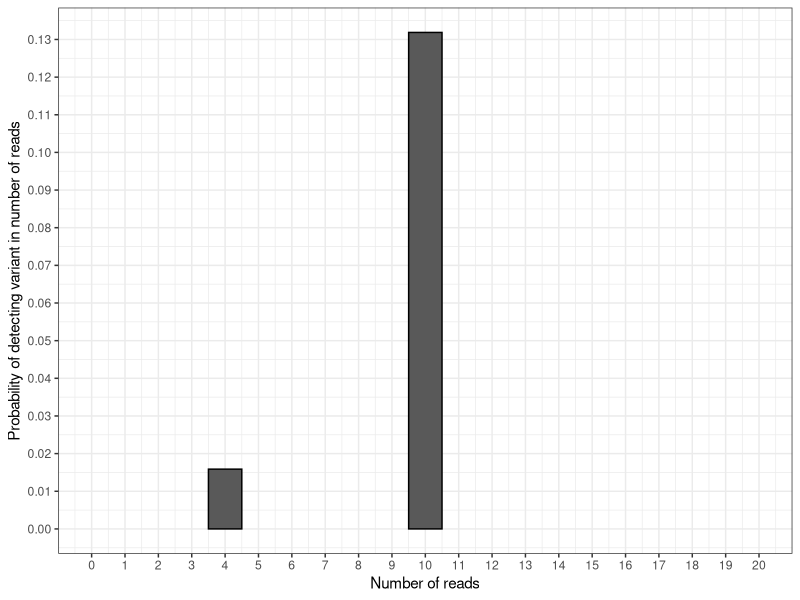
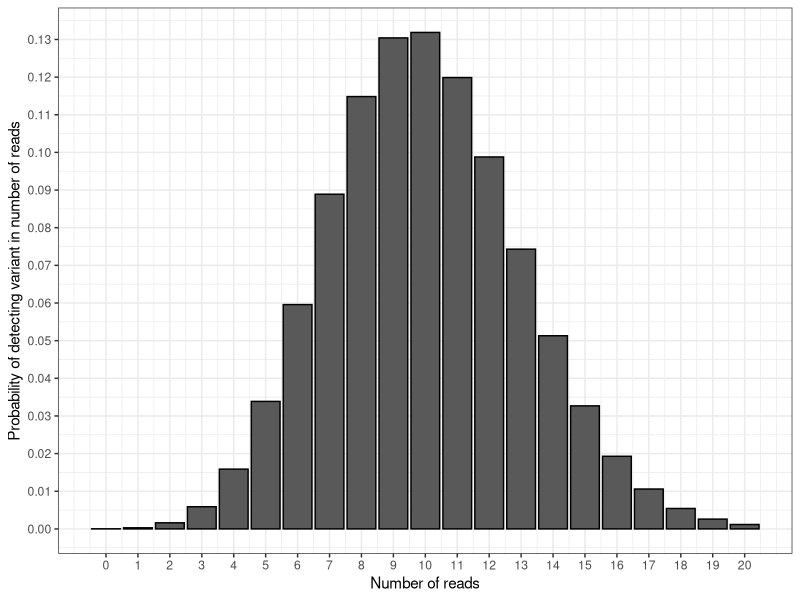
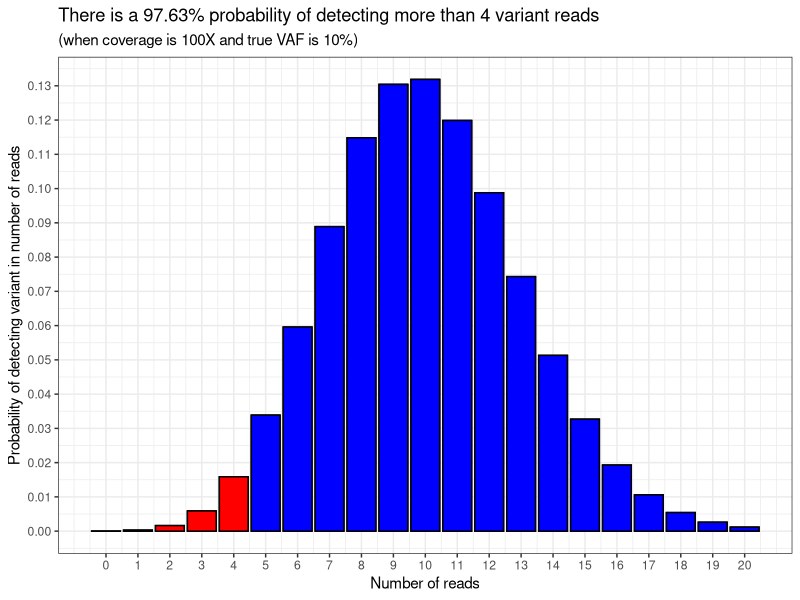
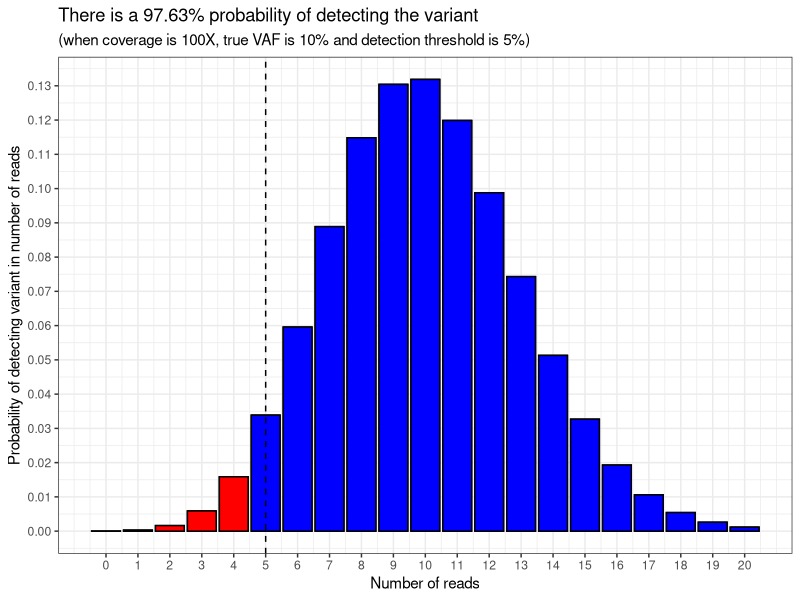
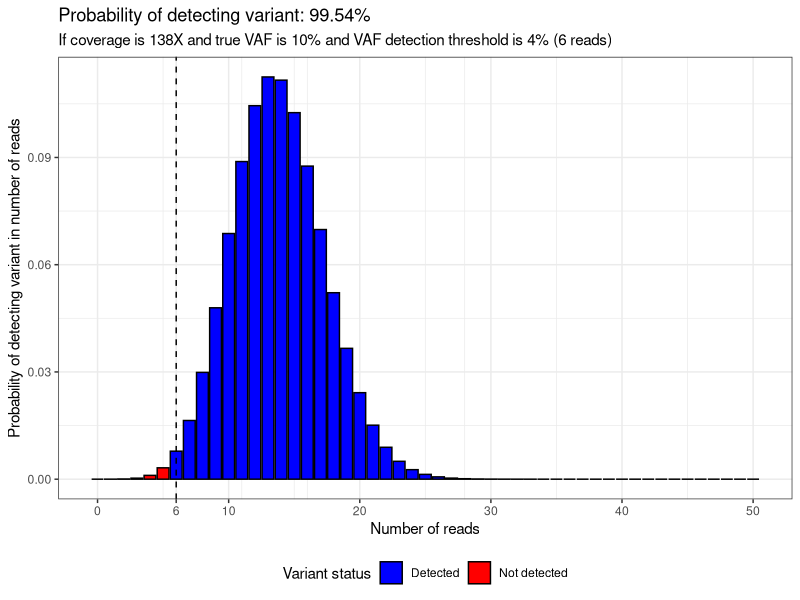
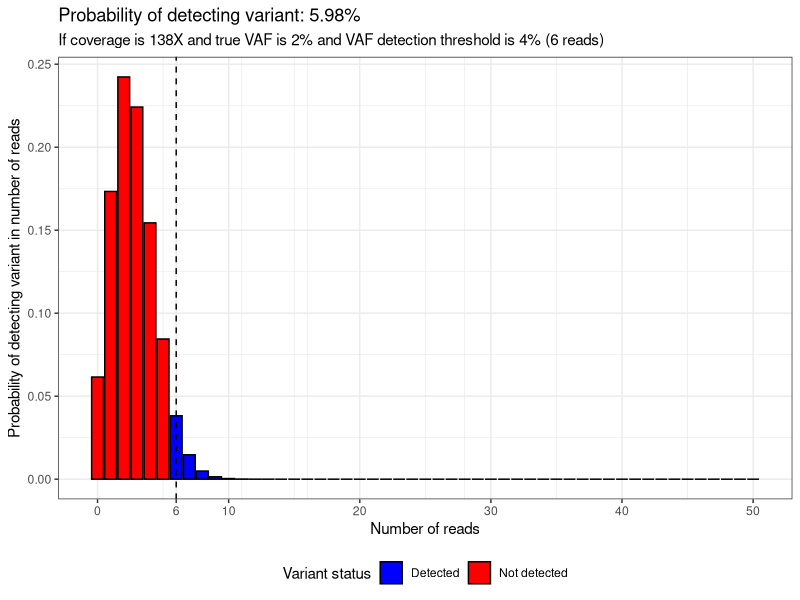
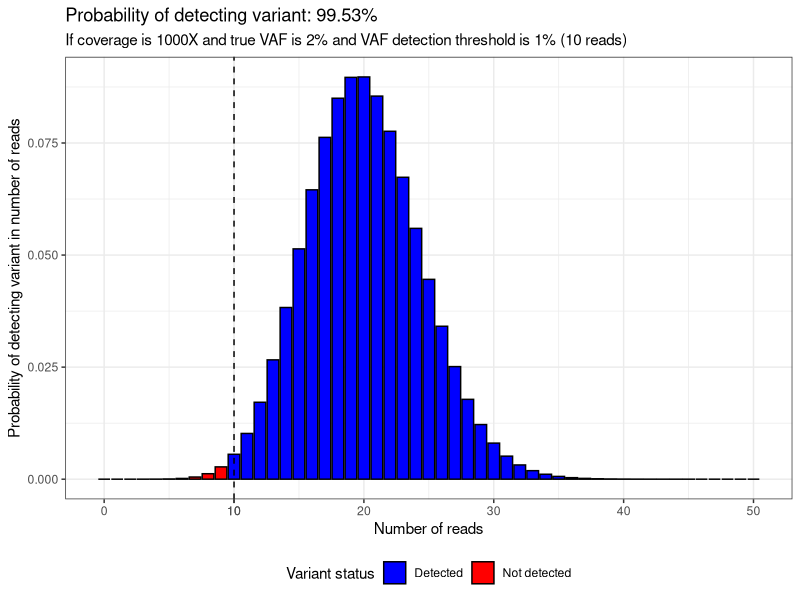

Write the R code that produced these figures, in order.
## ---- chunk 1
#| label: dbinom-example-10
#| include: TRUE

dbinom(10, 100, 0.1)

## ---- chunk 2
#| label: dbinom-example-4
#| include: TRUE

dbinom(4, 100, 0.1)

## ---- chunk 3
#| include: TRUE
#| message: FALSE
#| warning: FALSE

library(tidyverse)

df_data_for_plot <- data.frame(
    n_reads = c(10, 4)) |> 
    mutate(y_prob = dbinom(x = n_reads, 
                           size = 100, 
                           prob = 0.1))

plot_prob_col <- ggplot(df_data_for_plot, aes(x = n_reads, y = y_prob)) +
    geom_col(colour = "black", width = 1) +
    theme_bw() +
  labs(x = "Number of reads",
       y = "Probability of detecting variant in number of reads") +
  scale_y_continuous(breaks = seq(0, 0.15, by = 0.01)) +
  scale_x_continuous(breaks = seq(0, 20, by = 1),
                     limits = c(0, 20))

plot_prob_col

## ---- chunk 4
#| include: TRUE

df_new_data_for_plot <- data.frame(
    n_reads = seq(0, 20)) |> 
    mutate(y_prob = dbinom(x = n_reads, 
                           size = 100, 
                           prob = 0.1))

plot_prob_density <- ggplot(df_new_data_for_plot, aes(x = n_reads, y = y_prob)) +
    geom_col(colour = "black") +
    theme_bw() +
  labs(x = "Number of reads",
       y = "Probability of detecting variant in number of reads") +
  scale_y_continuous(breaks = seq(0, 0.15, by = 0.01)) +
  scale_x_continuous(breaks = seq(0, 20, by = 1))

plot_prob_density

## ---- chunk 5
#| label: pbinom-example-4
#| include: TRUE

pbinom(4, 100, 0.1)

## ---- chunk 6
#| include: TRUE

plot_prob_density_colour <- plot_prob_density +
  geom_col(data = df_new_data_for_plot |> 
             filter(n_reads <= 4),
           colour = "black", fill = "red") +
  geom_col(data = df_new_data_for_plot |> 
             filter(n_reads > 4),
           colour = "black", fill = "blue") 

plot_prob_density_colour +
  labs(title = paste0("There is a ", 
                      round((1-pbinom(4, 100, 0.1))*100, 2),
                      "% probability of detecting more than 4 variant reads"),
       subtitle = "(when coverage is 100X and true VAF is 10%)")

## ---- chunk 7
#| include: TRUE

plot_prob_density_colour +
  labs(title = paste0("There is a ", 
                      round((1-pbinom(4, 100, 0.1))*100, 2),
                      "% probability of detecting the variant"),
       subtitle = "(when coverage is 100X, true VAF is 10% and detection threshold is 5%)") +
  geom_vline(xintercept = 5, linetype = "dashed")

## ---- chunk 8
#| include: TRUE

plot_read_distribution <- function(x_max = 50, coverage, vaf,
                                   calling_threshold) {
  
  number_of_reads_needed_to_call <- round(coverage*(calling_threshold/100), 0)
  
  number_of_reads_which_wont_call <- number_of_reads_needed_to_call-1
  
  probability_of_not_calling_variant <- pbinom(q = number_of_reads_which_wont_call,
                       size = coverage,
                       prob = vaf/100)
  
  probability_of_calling_variant <- 1-probability_of_not_calling_variant
  
  df_data_for_plot <- data.frame(
    n_reads = seq(0, x_max)) |> 
    mutate(y_prob = dbinom(x = n_reads, 
                           size = coverage, 
                           prob = vaf/100),
           status = case_when(
             n_reads >= number_of_reads_needed_to_call ~"Detected",
             n_reads < number_of_reads_needed_to_call ~"Not detected"))
  
  plot <- ggplot(df_data_for_plot, aes(x = n_reads, y = y_prob)) +
    geom_col(aes(fill = status), colour = "black") +
    scale_fill_manual(values = c("blue", "red")) +
    geom_vline(xintercept = number_of_reads_needed_to_call, 
               linetype = "dashed") +
    theme_bw() +
    theme(legend.position = "bottom") +
    scale_x_continuous(breaks = c(seq(0, x_max, by = 10),
                                  number_of_reads_needed_to_call)) +
    labs(x = "Number of reads",
         y = "Probability of detecting variant in number of reads",
         subtitle = paste0("If coverage is ", coverage, "X and true VAF is ", 
                           vaf,"% and VAF detection threshold is ",
                        calling_threshold, "% (",
                        number_of_reads_needed_to_call,
                        " reads)"),
         title = paste0("Probability of detecting variant: ",
                           round(probability_of_calling_variant*100, 2), "%") ,
         fill = "Variant status")
  
  return(plot)
  
}

## ---- chunk 9
#| include: TRUE

plot_read_distribution(coverage = 138,
                       vaf = 10,
                       calling_threshold = 4)

## ---- chunk 10
#| include: TRUE

plot_read_distribution(coverage = 138,
                       vaf = 2,
                       calling_threshold = 4)

## ---- chunk 11
#| include: TRUE

plot_read_distribution(coverage = 1000,
                       vaf = 2,
                       calling_threshold = 1)

## ---- chunk 12
#| label: full-worked-example

x <- 10

n <- 100

p <- 0.1

binomial_coefficient <- factorial(n) / (factorial(x) * factorial(n - x))

success_probability <- p^x

failure_probability <- (1-p)^(n-x)

binomial_coefficient * success_probability * failure_probability

## ---- chunk 13
#| label: full-worked-example-with-dbinom

dbinom(x, n, p)

## ---- chunk 14
#| label: binom-test

data_df <- data.frame(
  total_reads = c(50, 100, 138, 150, 200, 278, 300)) |> 
  mutate(variant_reads = 1,
         vaf = round((variant_reads / total_reads)*100,2)) |> 
  rowwise() |> 
  mutate(
    conf_upper = round((binom.test(x = variant_reads,
                                   n = total_reads)$conf.int[2])*100, 2),
    conf_lower = round((binom.test(x = variant_reads,
                                   n = total_reads)$conf.int[1])*100, 2)) |> 
  rename("Total reads" = total_reads,
         "Variant reads" = variant_reads,
         "VAF (%)" = vaf,
         "VAF 95% confidence upper" = conf_upper,
         "VAF 95% confidence lower" = conf_lower)

knitr::kable(data_df)
